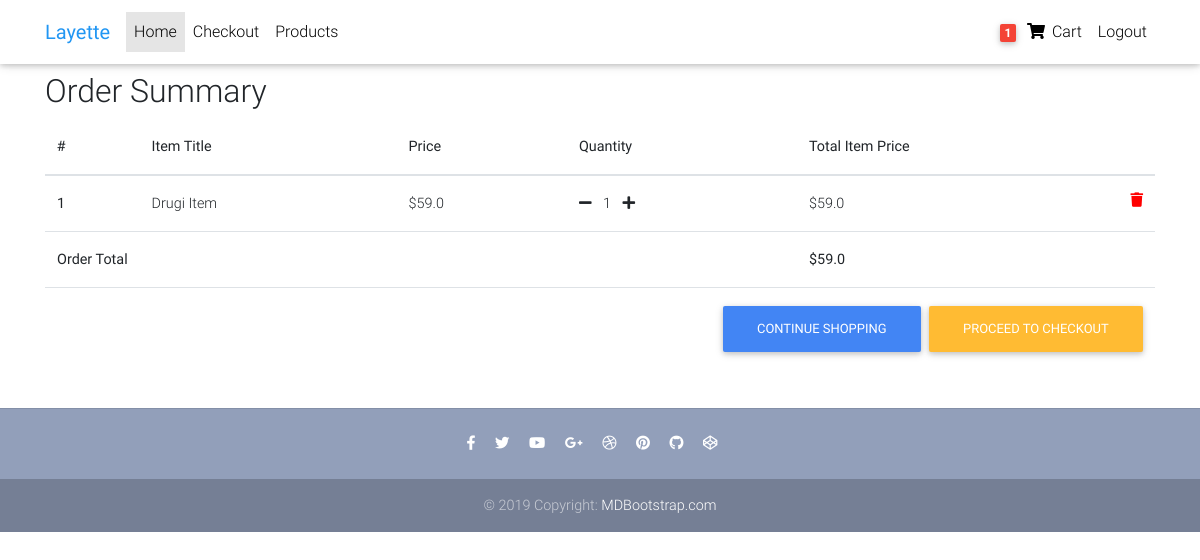
The app's page /order-summary/ (signed in), older data.
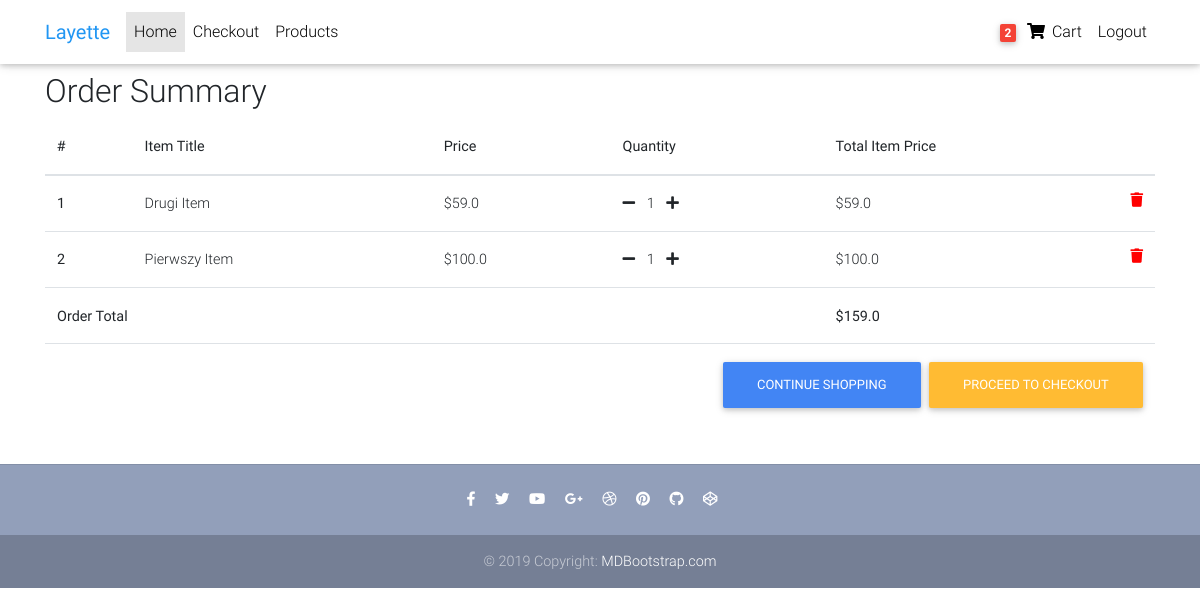
The same page, newer data.
### shop_app/models.py (models this page shows, shortened)
class Order(models.Model):
    user = models.ForeignKey(settings.AUTH_USER_MODEL,
                             on_delete=models.CASCADE)
    ref_code = models.CharField(max_length=20)
    items = models.ManyToManyField(OrderItem)
    start_date = models.DateTimeField(auto_now_add=True)
    ordered_date = models.DateTimeField()
    ordered = models.BooleanField(default=False)
    billing_address = models.ForeignKey(
        'Address', related_name='billing_address', on_delete=models.SET_NULL, blank=True, null=True)
    shipping_address = models.ForeignKey(
        'Address', related_name='shipping_address', on_delete=models.SET_NULL, blank=True, null=True)
    payment = models.ForeignKey(
        'Payment', on_delete=models.SET_NULL, blank=True, null=True
    )
    coupon = models.ForeignKey(
        'Coupon', on_delete=models.SET_NULL, blank=True, null=True
    )
    being_delivered = models.BooleanField(default=False)
    received = models.BooleanField(default=False)
    refund_requested = models.BooleanField(default=False)
    refund_granted = models.BooleanField(default=False)
    def get_total(self):
        total = 0
        for order_item in self.items.all():
            total += order_item.get_final_price()
        if self.coupon:
            total -= self.coupon.amount
        return total

class OrderItem(models.Model):
    user = models.ForeignKey(settings.AUTH_USER_MODEL,
                             on_delete=models.CASCADE)
    ordered = models.BooleanField(default=False)
    item = models.ForeignKey(Item, on_delete=models.CASCADE)
    quantity = models.IntegerField(default=1)
    def get_total_item_price(self):
        return self.quantity * self.item.price
    def get_final_price(self):
        if self.item.discount_price:
            return self.get_total_discount_item_price()
        return self.get_total_item_price()

class Item(models.Model):
    title = models.CharField(_('Title'), max_length=100)
    price = models.FloatField(_('Price'),)
    discount_price = models.FloatField(_('Discount price'),blank=True, null=True)
    category = models.CharField(_('Category'),choices=CATEGORY_CHOICES, max_length=2)
    label = models.CharField(_('Label'), choices=LABEL_CHOICES, max_length=1)
    slug = models.SlugField()
    description = models.TextField(_('Description'),)
    image = models.ImageField(_('Image'),)

### shop_app/views.py (the view)
# urls.py: path('order-summary/', OrderSummaryView.as_view(), name='order-summary'),
class OrderSummaryView(LoginRequiredMixin, View):
    def get(self, *args, **kwargs):
        try:
            order = Order.objects.get(user=self.request.user, ordered=False)
            context = {
                'object': order
            }
            return render(self.request, 'order_summary.html', context)
        except ObjectDoesNotExist:
            messages.error(self.request,"You do not have order")
            return redirect('/')

### shop_app/templatetags/cart_template_tags.py (called while the page is built)
@register.filter
def cart_item_count(user):
    if user.is_authenticated:
        qs = Order.objects.filter(user=user, ordered=False)
        if qs.exists():
            return qs[0].items.count()
    return 0

### templates/order_summary.html (shortened to what this page needs)
{% extends 'base.html' %}
{% block content %}
<body>
  <main>
    <div class="container">
        <div class="table-responsive">
          <h2>Order Summary</h2>
          <table class="table">
            <thead>
              <tr>
                <th scope="col">#</th>
                <th scope="col">Item Title</th>
                <th scope="col">Price</th>
                <th scope="col">Quantity</th>
                <th scope="col">Total Item Price</th>
              </tr>
            </thead>
            <tbody>
            {% for order_item in object.items.all %}
              <tr>
                <th scope="row">{{ forloop.counter }}</th>
                <td>{{ order_item.item.title }}</td>
                <td>
                {% if order_item.item.discount_price %}
                    ${{ order_item.item.discount_price }}
                    <span class="badge badge-light">Saving ${{ order_item.get_discount_ammount }}</span>
                {% else %}
                    ${{ order_item.item.price }}
                {% endif %}
                </td>
                <td>
                  <a href="{% url 'shop_app:remove-single-item-from-cart' order_item.item.slug %}"><i class="fas fa-minus mr-2"></i></a>
                  {{ order_item.quantity }}
                  <a href="{% url 'shop_app:add-to-cart' order_item.item.slug %}"><i class="fas fa-plus ml-2"></i></a>
                </td>
                <td>
                {% if order_item.item.discount_price %}
                    ${{ order_item.get_total_discount_item_price }}
                    <span class="badge badge-pill badge-success">You saved ${{ order_item.get_ammount_saved }}</span>
                {% else %}
                    ${{ order_item.get_total_item_price }}
                {% endif %}
                  <a style="color: red;" href="{% url 'shop_app:remove-from-cart' order_item.item.slug %}"><i class="fas fa-trash float-right"></i></a>
                </td>
              </tr>
            {% endfor %}
            {% if object.get_total %}
            <tr>
              <td colspan="4"><b>Order Total</b></td>
              <td><b>${{ object.get_total }}</b></td>
            </tr>
            <tr>
              <td colspan="5">
                <a class='btn btn-warning float-right ml-2' href="{% url 'shop_app:checkout' %}">Proceed to checkout</a>
                <a class='btn btn-primary float-right' href="/">Continue shopping</a>
              </td>
            </tr>
            {% endif %}
            </tbody>
          </table>
        </div>
    </div>
  </main>
</body>
{% endblock content %}

### templates/navbar.html (shortened to what this page needs)
{% load cart_template_tags %}
<nav class="navbar fixed-top navbar-expand-lg navbar-light white scrolling-navbar">
    <div class="container">
        <a class="navbar-brand waves-effect" href="{% url 'shop_app:home' %}" target="_blank">
            <strong class="blue-text">Layette</strong>
        </a>
        <div class="collapse navbar-collapse" id="navbarSupportedContent">
            <ul class="navbar-nav mr-auto">
                <li class="nav-item active">
                    <a class="nav-link waves-effect" href="/">Home
                    </a>
                </li>
                <li class="nav-item">
                    <a class="nav-link waves-effect" href="/checkout" target="_blank">Checkout</a>
                </li>
                <li class="nav-item">
                    <a class="nav-link waves-effect" href="/products"
                       target="_blank">Products</a>
                </li>
            </ul>
            {% if request.user.is_authenticated %}
            <ul class="navbar-nav nav-flex-icons">
                <li class="nav-item">
                    <a href="{% url 'shop_app:order-summary' %}" class="nav-link waves-effect">
                        <span class="badge red z-depth-1 mr-1"> {{ request.user|cart_item_count }} </span>
                        <i class="fas fa-shopping-cart"></i>
                        <span class="clearfix d-none d-sm-inline-block"> Cart </span>
                    </a>
                </li>
                <li class="nav-item">
                    <a href="{% url 'account_logout' %}" class="nav-link waves-effect">
                        <span class="clearfix d-none d-sm-inline-block">Logout</span>
                    </a>
                </li>
            </ul>
            {% endif %}
        </div>
    </div>
</nav>

Row changes from the older to the newer data that the page shows:
added OrderItem: item "Pierwszy Item", item.price "100.0", quantity "1", get_total_item_price "100.0"
computed for Order: get_total "59.0" → "159.0"
Text that changed along with them:
{{ request.user|cart_item_count }}: "1" → "2"
